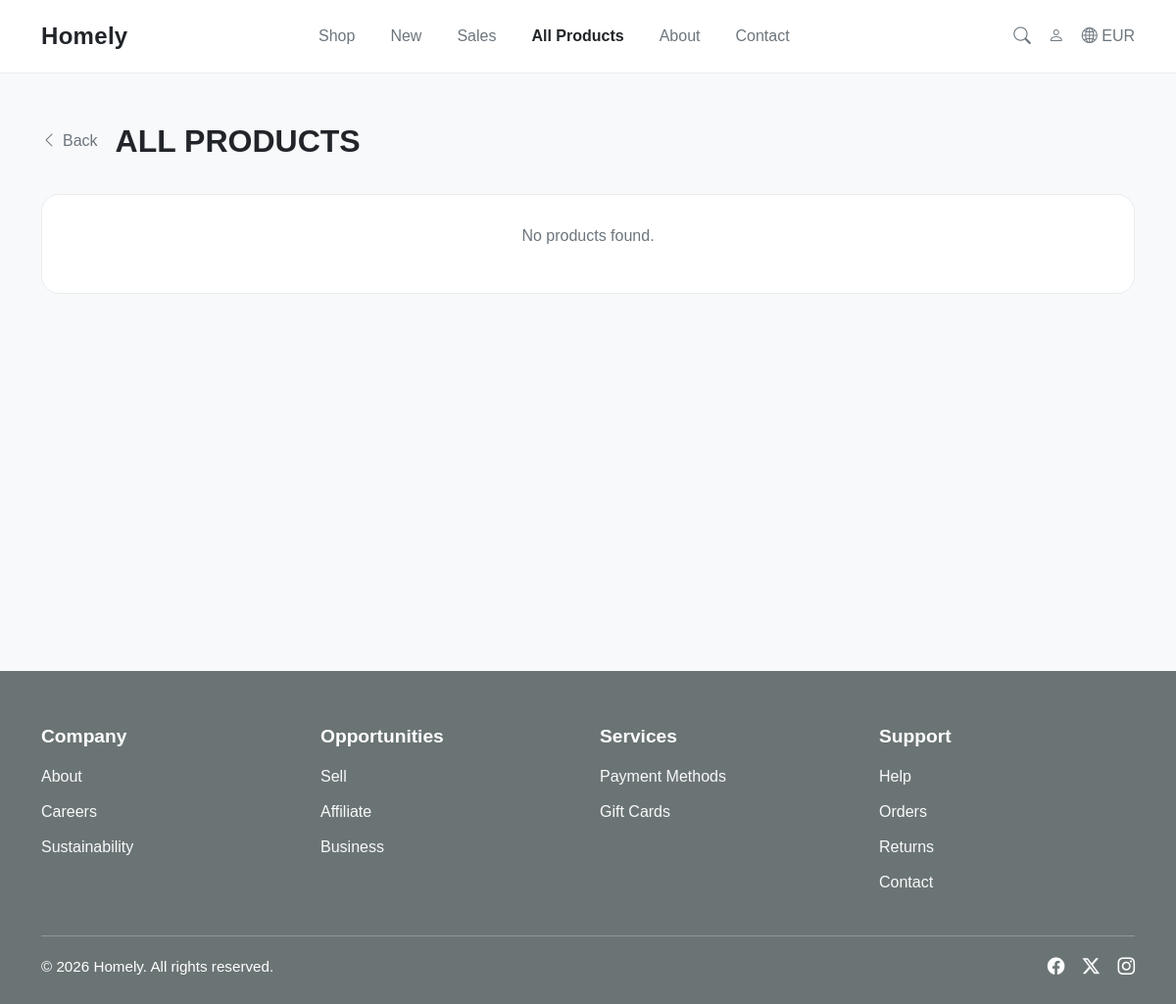
Page /all-products/ on the earlier database version.
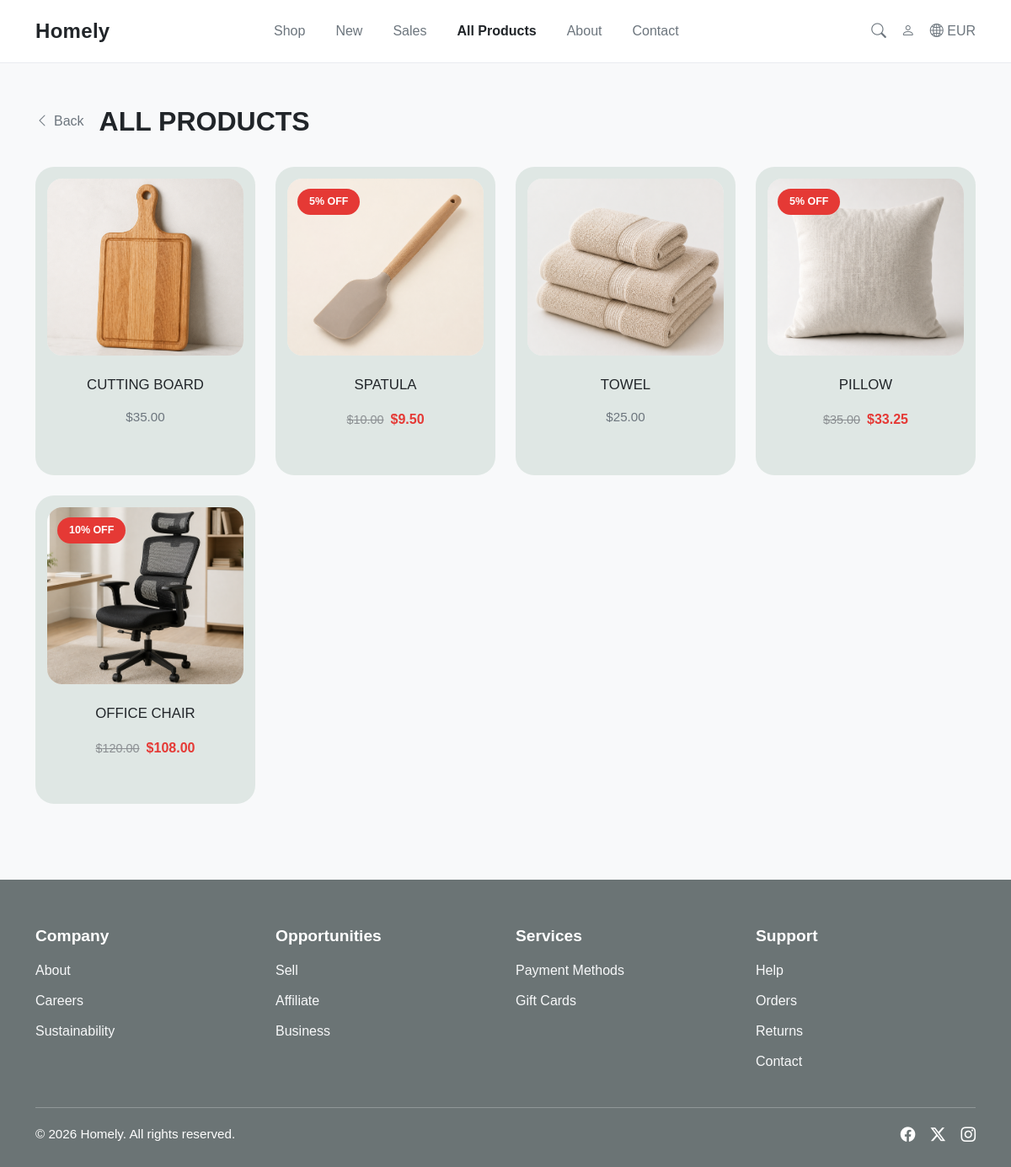
Same page on the later database version.
### store/models.py (models this page shows, shortened)
class Product(models.Model):
    category = models.ForeignKey(Category, on_delete=models.CASCADE, related_name='products')
    name = models.CharField(max_length=150)
    description = models.TextField()
    price = models.DecimalField(max_digits=10, decimal_places=2)
    stock_quantity = models.PositiveIntegerField(default=0)
    image = models.ImageField(
        upload_to='products/',
        blank=True,
        null=True,
        validators=[validate_product_image]
    )
    discount = models.PositiveIntegerField(default=0)
    is_archived = models.BooleanField(default=False)
    created_at = models.DateTimeField(auto_now_add=True)
    updated_at = models.DateTimeField(auto_now=True)
    @property
    def final_price(self):
        if self.discount > 0:
            return self.price - (self.price * self.discount / 100)
        return self.price
    @property
    def has_discount(self):
        return self.discount > 0

### store/views.py (the view)
# urls.py: path('all-products/', views.all_products, name='all_products'),
def all_products(request):
    products = Product.objects.filter(is_archived=False).order_by('-created_at')
    context = {
        'products': products,
    }
    return render(request, 'all_products.html', context)

### store/templates/all_products.html (shortened to what this page needs)
{% extends 'base.html' %}
{% load static %}
{% block extra_css %}
<link rel="stylesheet" href="{% static 'css/products.css' %}" />
{% endblock %}
{% block content %}
<div class="products-page">
  <div class="products-header">
    <a href="/" class="back-link">
      <i class="bi bi-chevron-left"></i>
      Back
    </a>
    <h1 class="products-title">ALL PRODUCTS</h1>
  </div>
  <div class="row g-4">
    {% for product in products %}
    <div class="col-12 col-sm-6 col-lg-3">
      <a href="/product/{{ product.id }}/" class="product-card-link">
        <div class="product-card">
          <div class="product-image-wrapper">
            {% if product.has_discount %}
            <span class="sale-badge image-sale-badge">
              {{ product.discount }}% OFF
            </span>
            {% endif %}
            {% if product.image %}
            <img
              src="{{ product.image.url }}"
              alt="{{ product.name }}"
              class="product-image"
            />
            {% else %}
            <div class="product-placeholder">
              <i class="bi bi-image"></i>
            </div>
            {% endif %}
          </div>
          <div class="product-card-body">
            <h3 class="product-name">{{ product.name }}</h3>
            {% if product.has_discount %}
            <div class="product-price discount-price-row">
              <span class="old-price">${{ product.price|floatformat:2 }}</span>
              <span class="new-price">${{ product.final_price|floatformat:2 }}</span>
            </div>
            {% else %}
            <p class="product-price">${{ product.price|floatformat:2 }}</p>
            {% endif %}
          </div>
        </div>
      </a>
    </div>
    {% empty %}
    <div class="col-12">
      <div class="empty-products-box">
        <p>No products found.</p>
      </div>
    </div>
    {% endfor %}
  </div>
</div>
{% endblock %}

### store/templates/base.html (shortened to what this page needs)
{% load static %}
<!doctype html>
<html lang="en">
  <head>
    <link
      href="https://cdn.jsdelivr.net/npm/bootstrap@5.3.3/dist/css/bootstrap.min.css"
      rel="stylesheet"
    />
    <link
      rel="stylesheet"
      href="https://cdn.jsdelivr.net/npm/bootstrap-icons@1.11.1/font/bootstrap-icons.css"
    />
    <link rel="stylesheet" href="{% static 'css/base.css' %}" />
    {% block extra_css %}{% endblock %}
  </head>
  <body>
    <nav class="navbar navbar-expand-lg navbar-custom">
      <div class="container">
        <a
          class="navbar-brand"
          href="{% if request.session.user_is_admin %}/admin-dashboard/{% else %}/{% endif %}"
        >
          Homely
        </a>
        <div class="collapse navbar-collapse" id="mainNavbar">
          {% if request.session.user_is_admin %}
          <ul class="navbar-nav mx-auto">
            <li class="nav-item">
              <a
                class="nav-link {% if request.path == '/admin-dashboard/' %}active{% endif %}"
                href="/admin-dashboard/"
              >
                Dashboard
              </a>
            </li>
            <li class="nav-item">
              <a
                class="nav-link {% if request.path == '/admin-dashboard/products/' %}active{% endif %}"
                href="/admin-dashboard/products/"
              >
                Products
              </a>
            </li>
            <li class="nav-item">
              <a
                class="nav-link {% if request.path == '/admin-dashboard/products/add/' %}active{% endif %}"
                href="/admin-dashboard/products/add/"
              >
                Add Product
              </a>
            </li>
            <li class="nav-item">
              <a
                class="nav-link {% if request.path == '/admin-dashboard/messages/' %}active{% endif %}"
                href="/admin-dashboard/messages/"
              >
                Messages
              </a>
            </li>
          </ul>
          {% else %}
          <ul class="navbar-nav mx-auto">
            <li class="nav-item">
              <a
                class="nav-link {% if request.path == '/' %}active{% endif %}"
                href="/"
              >
                Shop
              </a>
            </li>
            <li class="nav-item">
              <a
                class="nav-link {% if request.path == '/new/' %}active{% endif %}"
                href="/new/"
              >
                New
              </a>
            </li>
            <li class="nav-item">
              <a
                class="nav-link {% if request.path == '/sales/' %}active{% endif %}"
                href="/sales/"
              >
                Sales
              </a>
            </li>
            <li class="nav-item">
              <a
                class="nav-link {% if request.path == '/all-products/' %}active{% endif %}"
                href="/all-products/"
              >
                All Products
              </a>
            </li>
            <li class="nav-item">
              <a
                class="nav-link {% if request.path == '/about/' %}active{% endif %}"
                href="/about/"
              >
                About
              </a>
            </li>
            <li class="nav-item">
              <a
                class="nav-link {% if request.path == '/contact/' %}active{% endif %}"
                href="/contact/"
              >
                Contact
              </a>
            </li>
          </ul>
          {% endif %}
          <div class="d-flex align-items-center nav-actions">
            {% if request.session.user_is_admin %}
              <a href="/logout/">
                <i class="bi bi-box-arrow-right"></i>
                Logout
              </a>
            {% else %}
              <form action="/search/" method="GET" class="nav-search-form">
                <button type="submit" class="nav-search-btn">
                  <i class="bi bi-search"></i>
                </button>
              </form>
              {% if request.session.user_id %}
                <a href="/cart/"><i class="bi bi-cart3"></i> Cart</a>
                <a href="/logout/"><i class="bi bi-box-arrow-right"></i></a>
              {% else %}
                <a href="/login/"><i class="bi bi-person"></i></a>
              {% endif %}
              <a href="#"><i class="bi bi-globe2"></i> EUR</a>
            {% endif %}
          </div>
        </div>
      </div>
    </nav>
    <main class="page-section">
      <div class="container">{% block content %}{% endblock %}</div>
    </main>
    <footer class="footer-custom">
      <div class="container">
        <div class="row g-4">
          <div class="col-md-6 col-lg-3">
            <h5 class="footer-title">Company</h5>
            <ul class="footer-links">
              <li><a href="/about/">About</a></li>
              <li><a href="#">Careers</a></li>
              <li><a href="#">Sustainability</a></li>
            </ul>
          </div>
          <div class="col-md-6 col-lg-3">
            <h5 class="footer-title">Opportunities</h5>
            <ul class="footer-links">
              <li><a href="#">Sell</a></li>
              <li><a href="#">Affiliate</a></li>
              <li><a href="#">Business</a></li>
            </ul>
          </div>
          <div class="col-md-6 col-lg-3">
            <h5 class="footer-title">Services</h5>
            <ul class="footer-links">
              <li><a href="#">Payment Methods</a></li>
              <li><a href="#">Gift Cards</a></li>
            </ul>
          </div>
          <div class="col-md-6 col-lg-3">
            <h5 class="footer-title">Support</h5>
            <ul class="footer-links">
              <li><a href="#">Help</a></li>
              <li><a href="#">Orders</a></li>
              <li><a href="#">Returns</a></li>
              <li><a href="/contact/">Contact</a></li>
            </ul>
          </div>
        </div>
        <div
          class="d-flex flex-column flex-md-row justify-content-between align-items-center footer-bottom"
        >
          <div>© {% now "Y" %} Homely. All rights reserved.</div>
          <div class="social-icons mt-3 mt-md-0">
            <a href="#"><i class="bi bi-facebook"></i></a>
            <a href="#"><i class="bi bi-twitter-x"></i></a>
            <a href="#"><i class="bi bi-instagram"></i></a>
          </div>
        </div>
      </div>
    </footer>
  </body>
</html>

### store/static/css/base.css (style rules this page uses)
body { background-color: #f8f9fa; color: #212529; font-family: Arial, Helvetica, sans-serif; }
.navbar-custom { background-color: #ffffff; border-bottom: 1px solid #e9ecef; padding-top: 14px; padding-bottom: 14px; }
.navbar-brand { font-size: 1.5rem; font-weight: 700; color: #212529 !important; letter-spacing: 0.3px; }
.navbar-nav .nav-link { position: relative; color: #6c757d !important; font-weight: 500; margin: 0 10px; transition: 0.2s ease; }
.navbar-nav .nav-link.active { color: #212529 !important; font-weight: 700; }
.navbar-nav .nav-link { color: #6c757d !important; font-weight: 500; margin: 0 10px; transition: 0.2s ease; }
.nav-actions a { color: #6c757d; text-decoration: none; margin-left: 18px; font-size: 1rem; transition: 0.2s ease; }
.page-section { padding-top: 40px; padding-bottom: 40px; min-height: 70vh; }
.footer-custom { background-color: #6b7475; color: #ffffff; padding-top: 55px; padding-bottom: 25px; margin-top: 50px; }
.footer-title { font-size: 1.2rem; font-weight: 700; margin-bottom: 18px; }
.footer-links { list-style: none; padding-left: 0; margin-bottom: 0; }
.footer-links li { margin-bottom: 12px; }
.footer-links a { text-decoration: none; color: #f8f9fa; transition: 0.2s ease; }
.footer-bottom { border-top: 1px solid rgba(255, 255, 255, 0.25); margin-top: 30px; padding-top: 18px; font-size: 0.95rem; }
.social-icons a { color: #ffffff; margin-left: 14px; font-size: 1.1rem; transition: 0.2s ease; }
.nav-search-form { display: flex; align-items: center; gap: 6px; margin-left: 18px; }
.nav-search-btn { border: none; background: transparent; color: #6c757d; font-size: 1.1rem; padding: 0; cursor: pointer; transition: 0.2s ease; }

### store/static/css/products.css (style rules this page uses)
.products-page { padding-top: 10px; }
.products-header { display: flex; align-items: center; gap: 18px; margin-bottom: 35px; }
.back-link { text-decoration: none; color: #6c757d; font-size: 1rem; display: inline-flex; align-items: center; gap: 6px; transition: 0.2s ease; }
.products-title { font-size: 2rem; font-weight: 700; margin: 0; color: #212529; }
.product-card { background-color: #dfe7e4; border-radius: 22px; padding: 14px; height: 100%; display: flex; flex-direction: column; transition: 0.2s ease; }
.product-image-wrapper { position: relative; width: 100%; height: 210px; border-radius: 18px; overflow: hidden; background-color: #f2f4f3; margin-bottom: 18px; }
.product-image { width: 100%; height: 100%; object-fit: cover; }
.sale-badge { background-color: #e53935; color: #ffffff; font-size: 0.78rem; font-weight: 700; padding: 6px 14px; border-radius: 999px; }
.image-sale-badge { position: absolute; top: 12px; left: 12px; z-index: 2; }
.product-card-body { text-align: center; min-height: 110px; display: flex; flex-direction: column; justify-content: flex-start; }
.product-name { font-size: 1.05rem; font-weight: 500; color: #212529; margin-bottom: 10px; text-transform: uppercase; min-height: 34px; display: flex; align-items: center; justify-content: center; }
.product-price { color: #6c757d; margin: 0; font-size: 0.95rem; min-height: 28px; }
.discount-price-row { display: flex; align-items: center; justify-content: center; gap: 8px; }
.old-price { color: #8b8f92; text-decoration: line-through; font-size: 0.9rem; }
.new-price { color: #e53935; font-weight: 700; font-size: 1rem; }
.product-card-link { text-decoration: none; color: inherit; display: block; }

Differences in the rows shown:
added Product: image (picture), name "CUTTING BOARD", price "35.00"
added Product: discount "5", image (picture), name "SPATULA", price "10.00", final_price "9.50"
added Product: image (picture), name "TOWEL", price "25.00"
added Product: discount "5", image (picture), name "PILLOW", price "35.00", final_price "33.25"
added Product: discount "10", image (picture), name "OFFICE CHAIR", price "120.00", final_price "108.00"
Other differences:
text no longer shown: "No products found."
